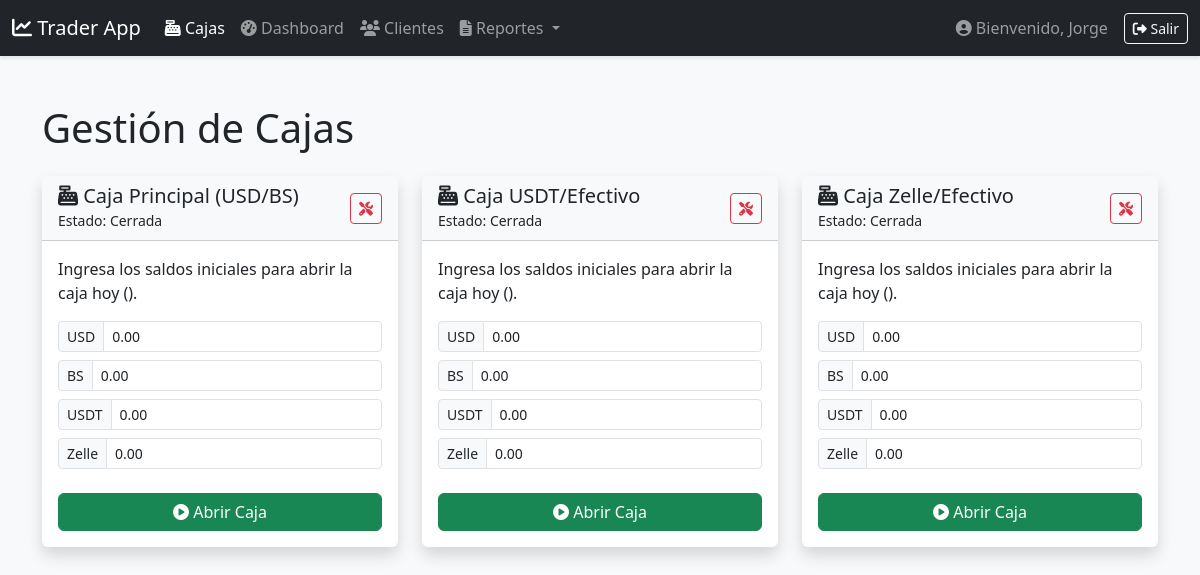
Page /vaults/ (signed in) on the committed database.
### exchange/models.py (models this page shows, shortened)
class User(AbstractUser):
    ROLE_CHOICES = (
        ('admin', 'Administrador'),
        ('operator', 'Operador'),
    )
    role = models.CharField(max_length=10, choices=ROLE_CHOICES, default='operator')

class CashVault(models.Model):
    name = models.CharField(max_length=100, unique=True)
    balance_usd = models.DecimalField(max_digits=12, decimal_places=2, default=0.00, verbose_name="Saldo USD (Efectivo)")
    balance_bs = models.DecimalField(max_digits=12, decimal_places=2, default=0.00, verbose_name="Saldo Bolívares")
    balance_usdt = models.DecimalField(max_digits=12, decimal_places=2, default=0.00, verbose_name="Saldo USDT")
    balance_zelle = models.DecimalField(max_digits=12, decimal_places=2, default=0.00, verbose_name="Saldo Zelle")

### exchange/views.py (the view)
# urls.py: path('vaults/', VaultManagementView.as_view(), name='vault-management'),
class VaultManagementView(LoginRequiredMixin, AdminRequiredMixin, View):
    template_name = 'exchange/vault_management.html'
    def get(self, request, *args, **kwargs):
        vaults = CashVault.objects.all()
        active_sessions = {s.vault_id: s for s in VaultSession.objects.filter(status='open')}
        sessions_today = {
            s.vault_id: s for s in VaultSession.objects.filter(date=timezone.localdate())
        }
        context = {
            'page_title': 'Gestión de Cajas',
            'vaults': vaults,
            'active_sessions': active_sessions,
            'sessions_today': sessions_today,
        }
        return render(request, self.template_name, context)

### exchange/templatetags/exchange_extras.py (called while the page is built)
@register.filter
def get_item(dictionary, key):
    return dictionary.get(key)

### exchange/views.py (called while the page is built)
    def test_func(self):
        return self.request.user.is_authenticated and self.request.user.role == 'admin'

### exchange/templates/exchange/vault_management.html (shortened to what this page needs)
{% extends "base.html" %}
{% load exchange_extras %}
{% block content %}
<div class="container mt-4">
    <h1 class="mb-4">{{ page_title }}</h1>
    <div class="row">
        {% for vault in vaults %}
            <div class="col-lg-4 col-md-6 mb-4">
                {% with active_session=active_sessions|get_item:vault.id session_today=sessions_today|get_item:vault.id %}
                    <div class="card h-100 shadow {% if active_session %}border-success{% else %}border-secondary{% endif %}">
                        <div class="card-header d-flex justify-content-between align-items-center {% if active_session %}bg-success text-white{% else %}bg-light{% endif %}">
                            <div>
                                <h5 class="mb-0"><i class="fas fa-cash-register"></i> {{ vault.name }}</h5>
                                <small class="fw-normal">Estado: {% if active_session %}Abierta{% else %}Cerrada{% endif %}</small>
                            </div>
                            <a href="{% url 'vault-adjustment' vault.id %}" class="btn btn-sm {% if active_session %}btn-outline-light{% else %}btn-outline-danger{% endif %}" title="Ajuste de Emergencia">
                                <i class="fas fa-tools"></i>
                            </a>
                        </div>
                        <div class="card-body">
                            {% if active_session %}
                                <p>Abierta por <strong>{{ active_session.opened_by.username }}</strong> el {{ active_session.opened_at|date:"d/m/Y H:i" }}</p>
                                <h6 class="mt-3">Saldos Actuales:</h6>
                                <ul class="list-unstyled">
                                    <li><strong>USD:</strong> ${{ vault.balance_usd|floatformat:2 }}</li>
                                    <li><strong>BS:</strong> {{ vault.balance_bs|floatformat:2 }} Bs.</li>
                                    <li><strong>USDT:</strong> {{ vault.balance_usdt|floatformat:2 }} USDT</li>
                                    <li><strong>Zelle:</strong> ${{ vault.balance_zelle|floatformat:2 }}</li>
                                </ul>
                                <form action="{% url 'close-vault-session' vault.id %}" method="post" onsubmit="return confirm('¿Estás seguro de que quieres cerrar la caja {{ vault.name }}?');">
                                    {% csrf_token %}
                                    <button type="submit" class="btn btn-danger w-100 mt-3">Cerrar Caja</button>
                                </form>
                            {% else %}
                                {% if session_today %}
                                    {% if session_today.status == 'closed' %}
                                        <div class="alert alert-secondary text-center h-100 d-flex flex-column justify-content-center">
                                            <p class="mb-2">Esta caja fue cerrada hoy.</p>
                                            <p class="mb-3"><small>¿Deseas continuar operando?</small></p>
                                            <form action="{% url 'reopen-vault-session' session_today.id %}" method="post" onsubmit="return confirm('¿Estás seguro de que quieres reabrir la caja {{ vault.name }}? Se restaurarán los saldos de cierre.');">
                                                {% csrf_token %}
                                                <button type="submit" class="btn btn-warning">
                                                    <i class="fas fa-undo"></i> Reabrir Caja
                                                </button>
                                            </form>
                                        </div>
                                    {% else %}
                                        <div class="alert alert-info h-100 d-flex align-items-center justify-content-center">
                                            Esta caja está actualmente en uso.
                                        </div>
                                    {% endif %}
                                {% else %}
                                    <form action="{% url 'open-vault-session' vault.id %}" method="post">
                                        <p>Ingresa los saldos iniciales para abrir la caja hoy ({{ "now"|date:"d/m/Y" }}).</p>
                                        <div class="input-group input-group-sm mb-2">
                                            <label for="opening_balance_usd" class="input-group-text input-group-text-fixed-width">USD</label>
                                            <input type="number" step="0.01" id="opening_balance_usd" name="opening_balance_usd" class="form-control" value="0.00" title="Saldo inicial en USD" placeholder="Ingrese saldo en USD">
                                        </div>
                                        <div class="input-group input-group-sm mb-2">
                                            <span class="input-group-text input-group-text-fixed-width">BS</span>
                                            <input type="number" step="0.01" name="opening_balance_bs" class="form-control" value="0.00" title="Saldo inicial en BS" placeholder="Ingrese saldo en BS">
                                        </div>
                                        <div class="input-group input-group-sm mb-2">
                                            <span class="input-group-text input-group-text-fixed-width">USDT</span>
                                            <input type="number" step="0.01" name="opening_balance_usdt" class="form-control" value="0.00" title="Saldo inicial en USDT" placeholder="Ingrese saldo en USDT">
                                        </div>
                                        <div class="input-group input-group-sm mb-2">
                                            <span class="input-group-text input-group-text-zelle">Zelle</span>
                                            <input type="number" step="0.01" name="opening_balance_zelle" class="form-control" value="0.00" title="Saldo inicial en Zelle" placeholder="Ingrese saldo en Zelle">
                                        </div>
                                        <button type="submit" class="btn btn-success w-100 mt-3">
                                            <i class="fas fa-play-circle"></i> Abrir Caja
                                        </button>
                                    </form>
                                {% endif %}
                            {% endif %}
                        </div>
                    </div>
                {% endwith %}
            </div>
        {% endfor %}
    </div>
</div>
{% endblock %}

### exchange/templates/base.html (shortened to what this page needs)
<!doctype html>
<html lang="es">
<head>
    <link href="https://cdn.jsdelivr.net/npm/bootstrap@5.3.3/dist/css/bootstrap.min.css" rel="stylesheet">
    <link rel="stylesheet" href="https://cdnjs.cloudflare.com/ajax/libs/font-awesome/6.5.1/css/all.min.css" />
</head>
<body>
    <nav class="navbar navbar-expand-lg navbar-dark bg-dark sticky-top">
        <div class="container-fluid">
            <a class="navbar-brand" href="{% url 'dashboard' %}">
                <i class="fas fa-chart-line"></i> Trader App
            </a>
            <div class="collapse navbar-collapse" id="navbarNav">
                <ul class="navbar-nav me-auto mb-2 mb-lg-0">
                    <li class="nav-item">
                        <a class="nav-link {% if 'vault' in request.resolver_match.view_name %}active{% endif %}" href="{% url 'vault-management' %}">
                            <i class="fas fa-cash-register"></i> Cajas
                        </a>
                    </li>
                    <li class="nav-item">
                        <a class="nav-link {% if request.resolver_match.view_name == 'dashboard' %}active{% endif %}" href="{% url 'dashboard' %}">
                            <i class="fas fa-tachometer-alt"></i> Dashboard
                        </a>
                    </li>
                    <li class="nav-item">
                        <a class="nav-link {% if 'client' in request.resolver_match.view_name %}active{% endif %}" href="{% url 'client-list' %}">
                            <i class="fas fa-users"></i> Clientes
                        </a>
                    </li>
                    <li class="nav-item dropdown">
                        <a class="nav-link dropdown-toggle {% if 'report' in request.resolver_match.view_name %}active{% endif %}" href="#" role="button" data-bs-toggle="dropdown" aria-expanded="false">
                            <i class="fas fa-file-alt"></i> Reportes
                        </a>
                    </li>
                </ul>
                {% if user.is_authenticated %}
                <span class="navbar-text me-3">
                    <i class="fas fa-user-circle"></i> Bienvenido, {{ user.first_name|default:user.username }}
                </span>
                <form action="{% url 'logout' %}" method="post" class="d-flex">
                    <button type="submit" class="btn btn-outline-light btn-sm">
                        <i class="fas fa-sign-out-alt"></i> Salir
                    </button>
                </form>
                {% endif %}
            </div>
        </div>
    </nav>
    <main class="container-fluid p-4">
        {% block content %}
        {% endblock %}
    </main>
</body>
</html>

### exchange/templates/base.html (style rules this page uses)
body { background-color: #f8f9fa; }
.navbar { box-shadow: 0 2px 4px rgba(0,0,0,.1); }
.card { border: none; box-shadow: 0 0 1rem rgba(0,0,0,.15); }

### rows in the picture
User: first_name "Jorge"
CashVault: name "Caja Principal (USD/BS)"
CashVault: name "Caja USDT/Efectivo"
CashVault: name "Caja Zelle/Efectivo"

### other values in the picture
{{ page_title }} "Gestión de Cajas"
